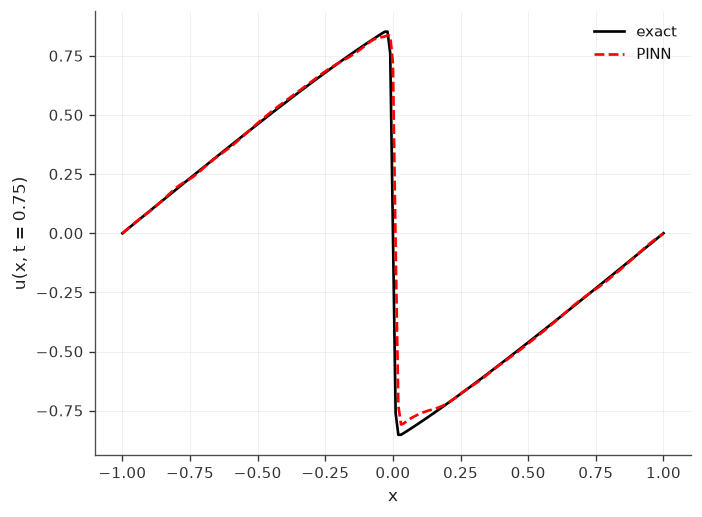

Write Python code to recreate this figure.
"""Your first PINNeAPPle result in about a minute on a laptop CPU: solve Burgers' equation with a
physics-informed network, check it against the exact solution and plot both.

    pip install pinneapple
    python examples/first_example/first_example.py        # writes first_example.png
"""
import matplotlib.pyplot as plt
import numpy as np

import pinneapple as pp
from pinneapple_tools.visualization.style import use_theme

use_theme("report")   # one theme for every figure of the library (#918)

prob = pp.PhysicalProblem.from_preset("burgers_1d", nu=0.01 / np.pi)   # u_t + u u_x = nu u_xx, x in [-1, 1]
pinn = pp.solve(prob, "pinn", epochs=1500, seed=0)                     # train the network (about 45 s)
exact = pp.solve(prob, "analytic")                                     # Cole-Hopf closed form

x = np.linspace(-1, 1, 201)
pts = np.stack([x, np.full_like(x, 0.75)], axis=1)                     # (x, t = 0.75): the steep front
u_pinn, u_exact = pinn.predict(pts)[:, 0], exact.predict(pts)[:, 0]
print(f"relative L2 error at t = 0.75: {pp.metrics.relative_l2(u_pinn, u_exact):.3f}")

plt.plot(x, u_exact, "k-", label="exact")
plt.plot(x, u_pinn, "r--", label="PINN")
plt.xlabel("x")
plt.ylabel("u(x, t = 0.75)")
plt.legend()
plt.savefig("first_example.png", dpi=120)
